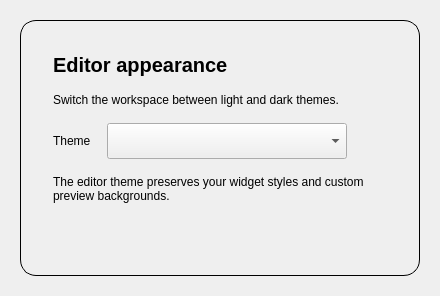
<?xml version="1.0" encoding="UTF-8"?>
<ui version="4.0">
 <class>ThemeManagerPage</class>
 <widget class="QWidget" name="ThemeManagerPage">
  <property name="styleSheet">
   <string notr="true">QFrame#sectionCard {
    border-width: 1px;
    border-style: solid;
    border-radius: 16px;
}

QLabel#sectionTitle {
    font-size: 20px;
    font-weight: 750;
}

animatedwidgets--ComboBox#themeCombo {
    min-height: 34px;
    qproperty-borderVisible: true;
    qproperty-borderWidth: 1;
    qproperty-cornerRadius: 4;
    qproperty-contentPadding: 9;
}</string>
  </property>
  <layout class="QVBoxLayout" name="pageLayout">
   <property name="leftMargin"><number>20</number></property>
   <property name="topMargin"><number>20</number></property>
   <property name="rightMargin"><number>20</number></property>
   <property name="bottomMargin"><number>20</number></property>
   <item>
    <widget class="QFrame" name="sectionCard">
     <property name="frameShape"><enum>QFrame::NoFrame</enum></property>
     <layout class="QVBoxLayout" name="sectionLayout">
      <property name="spacing"><number>16</number></property>
      <property name="leftMargin"><number>32</number></property>
      <property name="topMargin"><number>32</number></property>
      <property name="rightMargin"><number>32</number></property>
      <property name="bottomMargin"><number>32</number></property>
      <item><widget class="QLabel" name="sectionTitle">
       <property name="text"><string>Editor appearance</string></property>
      </widget></item>
      <item><widget class="QLabel" name="sectionDescription">
       <property name="text"><string>Switch the workspace between light and dark themes.</string></property>
       <property name="wordWrap"><bool>true</bool></property>
      </widget></item>
      <item><layout class="QHBoxLayout" name="themeLayout">
       <property name="spacing"><number>16</number></property>
       <item><widget class="QLabel" name="appearanceLabel">
        <property name="text"><string>Theme</string></property>
       </widget></item>
       <item><widget class="aw::ComboBox" name="themeCombo">
        <property name="minimumSize"><size><width>240</width><height>36</height></size></property>
       </widget></item>
       <item><spacer name="themeSpacer">
        <property name="orientation"><enum>Qt::Horizontal</enum></property>
        <property name="sizeHint" stdset="0"><size><width>40</width><height>20</height></size></property>
       </spacer></item>
      </layout></item>
      <item><widget class="QLabel" name="sectionStatus">
       <property name="text"><string>The editor theme preserves your widget styles and custom preview backgrounds.</string></property>
       <property name="wordWrap"><bool>true</bool></property>
      </widget></item>
      <item><spacer name="sectionSpacer">
       <property name="orientation"><enum>Qt::Vertical</enum></property>
       <property name="sizeHint" stdset="0"><size><width>20</width><height>40</height></size></property>
      </spacer></item>
     </layout>
    </widget>
   </item>
  </layout>
 </widget>
 <customwidgets>
  <customwidget><class>aw::ComboBox</class><extends>QComboBox</extends><header>animatedwidgets/comboboxes/combobox.h</header></customwidget>
 </customwidgets>
 <resources/>
 <connections/>
</ui>
